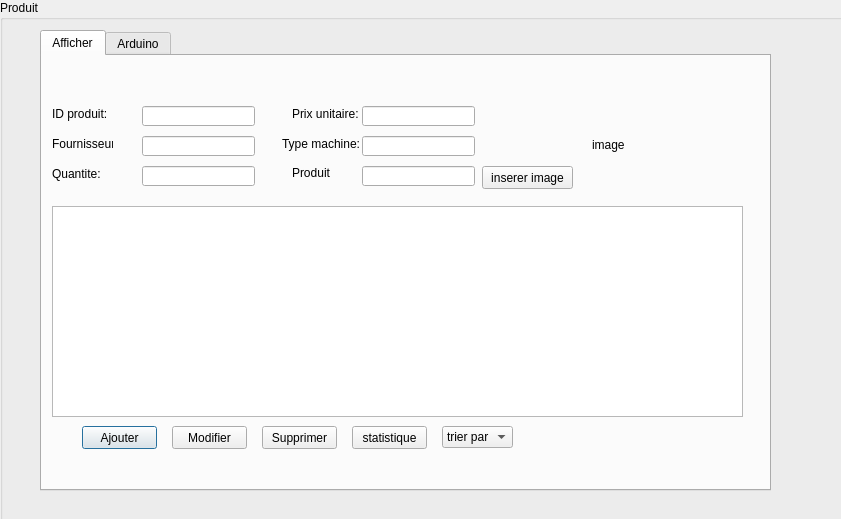
<?xml version="1.0" encoding="UTF-8"?>
<ui version="4.0">
 <class>produits</class>
 <widget class="QDialog" name="produits">
  <property name="geometry">
   <rect>
    <x>0</x>
    <y>0</y>
    <width>841</width>
    <height>519</height>
   </rect>
  </property>
  <property name="windowTitle">
   <string>Dialog</string>
  </property>
  <widget class="QGroupBox" name="groupBox">
   <property name="geometry">
    <rect>
     <x>0</x>
     <y>0</y>
     <width>878</width>
     <height>608</height>
    </rect>
   </property>
   <property name="title">
    <string>Produit</string>
   </property>
   <widget class="QTabWidget" name="kk">
    <property name="geometry">
     <rect>
      <x>40</x>
      <y>30</y>
      <width>731</width>
      <height>461</height>
     </rect>
    </property>
    <property name="currentIndex">
     <number>0</number>
    </property>
    <widget class="QWidget" name="tab">
     <attribute name="title">
      <string>Afficher</string>
     </attribute>
     <widget class="QLabel" name="label">
      <property name="geometry">
       <rect>
        <x>10</x>
        <y>50</y>
        <width>71</width>
        <height>16</height>
       </rect>
      </property>
      <property name="text">
       <string>ID produit:</string>
      </property>
     </widget>
     <widget class="QLabel" name="label_2">
      <property name="geometry">
       <rect>
        <x>10</x>
        <y>80</y>
        <width>61</width>
        <height>16</height>
       </rect>
      </property>
      <property name="text">
       <string>Fournisseur:</string>
      </property>
     </widget>
     <widget class="QLabel" name="label_3">
      <property name="geometry">
       <rect>
        <x>10</x>
        <y>110</y>
        <width>121</width>
        <height>16</height>
       </rect>
      </property>
      <property name="text">
       <string>Quantite:</string>
      </property>
     </widget>
     <widget class="QLabel" name="label_4">
      <property name="geometry">
       <rect>
        <x>250</x>
        <y>50</y>
        <width>101</width>
        <height>16</height>
       </rect>
      </property>
      <property name="text">
       <string>Prix unitaire:</string>
      </property>
     </widget>
     <widget class="QLabel" name="label_5">
      <property name="geometry">
       <rect>
        <x>240</x>
        <y>80</y>
        <width>81</width>
        <height>16</height>
       </rect>
      </property>
      <property name="text">
       <string>Type machine:</string>
      </property>
     </widget>
     <widget class="QLineEdit" name="lineEdit">
      <property name="geometry">
       <rect>
        <x>100</x>
        <y>50</y>
        <width>113</width>
        <height>20</height>
       </rect>
      </property>
     </widget>
     <widget class="QLineEdit" name="lineEdit_2">
      <property name="geometry">
       <rect>
        <x>100</x>
        <y>80</y>
        <width>113</width>
        <height>20</height>
       </rect>
      </property>
     </widget>
     <widget class="QLineEdit" name="lineEdit_3">
      <property name="geometry">
       <rect>
        <x>100</x>
        <y>110</y>
        <width>113</width>
        <height>20</height>
       </rect>
      </property>
     </widget>
     <widget class="QLineEdit" name="lineEdit_4">
      <property name="geometry">
       <rect>
        <x>320</x>
        <y>50</y>
        <width>113</width>
        <height>20</height>
       </rect>
      </property>
     </widget>
     <widget class="QLineEdit" name="lineEdit_5">
      <property name="geometry">
       <rect>
        <x>320</x>
        <y>80</y>
        <width>113</width>
        <height>20</height>
       </rect>
      </property>
     </widget>
     <widget class="QTableView" name="tableView">
      <property name="geometry">
       <rect>
        <x>10</x>
        <y>150</y>
        <width>691</width>
        <height>211</height>
       </rect>
      </property>
     </widget>
     <widget class="QPushButton" name="pushButton">
      <property name="geometry">
       <rect>
        <x>40</x>
        <y>370</y>
        <width>75</width>
        <height>23</height>
       </rect>
      </property>
      <property name="text">
       <string>Ajouter</string>
      </property>
     </widget>
     <widget class="QPushButton" name="pushButton_2">
      <property name="geometry">
       <rect>
        <x>130</x>
        <y>370</y>
        <width>75</width>
        <height>23</height>
       </rect>
      </property>
      <property name="text">
       <string>Modifier</string>
      </property>
     </widget>
     <widget class="QPushButton" name="pushButton_3">
      <property name="geometry">
       <rect>
        <x>220</x>
        <y>370</y>
        <width>75</width>
        <height>23</height>
       </rect>
      </property>
      <property name="text">
       <string>Supprimer</string>
      </property>
     </widget>
     <widget class="QPushButton" name="pushButton_5">
      <property name="geometry">
       <rect>
        <x>310</x>
        <y>370</y>
        <width>75</width>
        <height>23</height>
       </rect>
      </property>
      <property name="text">
       <string>statistique</string>
      </property>
     </widget>
     <widget class="QLabel" name="label_6">
      <property name="geometry">
       <rect>
        <x>250</x>
        <y>110</y>
        <width>47</width>
        <height>14</height>
       </rect>
      </property>
      <property name="text">
       <string>Produit</string>
      </property>
     </widget>
     <widget class="QLineEdit" name="lineEdit_6">
      <property name="geometry">
       <rect>
        <x>320</x>
        <y>110</y>
        <width>113</width>
        <height>20</height>
       </rect>
      </property>
     </widget>
     <widget class="QPushButton" name="pushButton_8">
      <property name="geometry">
       <rect>
        <x>440</x>
        <y>110</y>
        <width>91</width>
        <height>23</height>
       </rect>
      </property>
      <property name="text">
       <string>inserer image</string>
      </property>
     </widget>
     <widget class="QComboBox" name="comboBox">
      <property name="geometry">
       <rect>
        <x>400</x>
        <y>370</y>
        <width>71</width>
        <height>22</height>
       </rect>
      </property>
      <item>
       <property name="text">
        <string>trier par</string>
       </property>
      </item>
      <item>
       <property name="text">
        <string>prix</string>
       </property>
      </item>
      <item>
       <property name="text">
        <string>quantite</string>
       </property>
      </item>
      <item>
       <property name="text">
        <string>ID</string>
       </property>
      </item>
     </widget>
     <widget class="QLabel" name="label_7">
      <property name="geometry">
       <rect>
        <x>550</x>
        <y>43</y>
        <width>151</width>
        <height>91</height>
       </rect>
      </property>
      <property name="text">
       <string>image</string>
      </property>
     </widget>
    </widget>
    <widget class="QWidget" name="tab_2">
     <attribute name="title">
      <string>Arduino</string>
     </attribute>
     <widget class="QLabel" name="label_8">
      <property name="geometry">
       <rect>
        <x>350</x>
        <y>130</y>
        <width>141</width>
        <height>91</height>
       </rect>
      </property>
      <property name="text">
       <string>Etat</string>
      </property>
     </widget>
     <widget class="QPushButton" name="pushButton_4">
      <property name="geometry">
       <rect>
        <x>150</x>
        <y>170</y>
        <width>80</width>
        <height>22</height>
       </rect>
      </property>
      <property name="text">
       <string>refresh</string>
      </property>
     </widget>
    </widget>
   </widget>
  </widget>
 </widget>
 <resources/>
 <connections/>
</ui>
